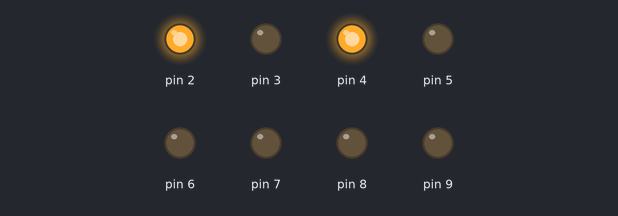
Recording of a sketch running on a simulated Arduino Uno, built with avr-gcc and run on an emulated ATmega328P. Parts: output pins drawn as LEDs (lit = HIGH).

Above: at 0.1 s.
Timing chart, 0 to 1.6 s (numbered marks = the images above):
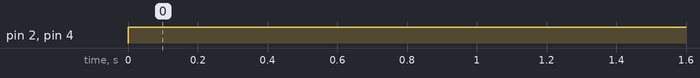

Measured:
- by itself, pin 2, pin 4: LOW → HIGH at 0.00 s

The sketch:

sketch.ino
```cpp
int openLock = 5;

void setup() {
  // put your setup code here, to run once:
  Serial.begin(9600);;
  pinMode(2, OUTPUT);
  pinMode(3, OUTPUT);
  pinMode(4, OUTPUT);
  pinMode(5, OUTPUT);
  pinMode(6, OUTPUT);
  pinMode(7, OUTPUT);
  pinMode(8, OUTPUT);
  pinMode(9, OUTPUT);
}

void loop() {
  // put your main code here, to run repeatedly:
   openLocker(2, openLock);
}

void openLocker(int from_pin, int locker_no) {
   digitalWrite(from_pin+7, HIGH && (locker_no & B10000000));
   digitalWrite(from_pin+6, HIGH && (locker_no & B01000000));
   digitalWrite(from_pin+5, HIGH && (locker_no & B00100000));
   digitalWrite(from_pin+4, HIGH && (locker_no & B00010000));
   digitalWrite(from_pin+3, HIGH && (locker_no & B00001000));
   digitalWrite(from_pin+2, HIGH && (locker_no & B00000100));
   digitalWrite(from_pin+1, HIGH && (locker_no & B00000010));
   digitalWrite(from_pin, HIGH && (locker_no & B00000001));
}
```
